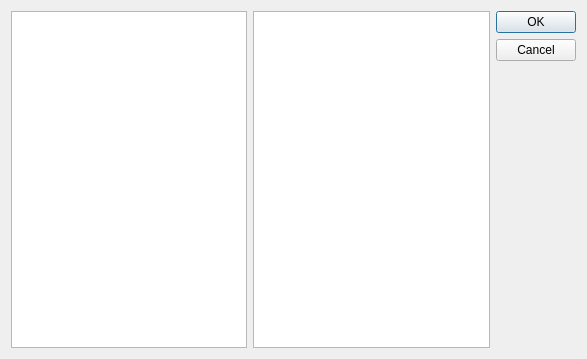
<?xml version="1.0" encoding="UTF-8"?>
<ui version="4.0">
 <class>ComponentSelectionDialog</class>
 <widget class="QDialog" name="ComponentSelectionDialog">
  <property name="geometry">
   <rect>
    <x>0</x>
    <y>0</y>
    <width>587</width>
    <height>359</height>
   </rect>
  </property>
  <property name="windowTitle">
   <string>Dialog</string>
  </property>
  <layout class="QHBoxLayout" name="horizontalLayout">
   <item>
    <widget class="QListWidget" name="listWidget">
     <property name="alternatingRowColors">
      <bool>false</bool>
     </property>
     <property name="selectionMode">
      <enum>QAbstractItemView::NoSelection</enum>
     </property>
     <property name="selectionBehavior">
      <enum>QAbstractItemView::SelectItems</enum>
     </property>
    </widget>
   </item>
   <item>
    <widget class="QListWidget" name="movingImageListWidget">
     <property name="selectionMode">
      <enum>QAbstractItemView::NoSelection</enum>
     </property>
    </widget>
   </item>
   <item>
    <widget class="QDialogButtonBox" name="buttonBox">
     <property name="orientation">
      <enum>Qt::Vertical</enum>
     </property>
     <property name="standardButtons">
      <set>QDialogButtonBox::Cancel|QDialogButtonBox::Ok</set>
     </property>
    </widget>
   </item>
  </layout>
 </widget>
 <resources/>
 <connections>
  <connection>
   <sender>buttonBox</sender>
   <signal>accepted()</signal>
   <receiver>ComponentSelectionDialog</receiver>
   <slot>accept()</slot>
   <hints>
    <hint type="sourcelabel">
     <x>248</x>
     <y>254</y>
    </hint>
    <hint type="destinationlabel">
     <x>157</x>
     <y>274</y>
    </hint>
   </hints>
  </connection>
  <connection>
   <sender>buttonBox</sender>
   <signal>rejected()</signal>
   <receiver>ComponentSelectionDialog</receiver>
   <slot>reject()</slot>
   <hints>
    <hint type="sourcelabel">
     <x>316</x>
     <y>260</y>
    </hint>
    <hint type="destinationlabel">
     <x>286</x>
     <y>274</y>
    </hint>
   </hints>
  </connection>
 </connections>
</ui>
